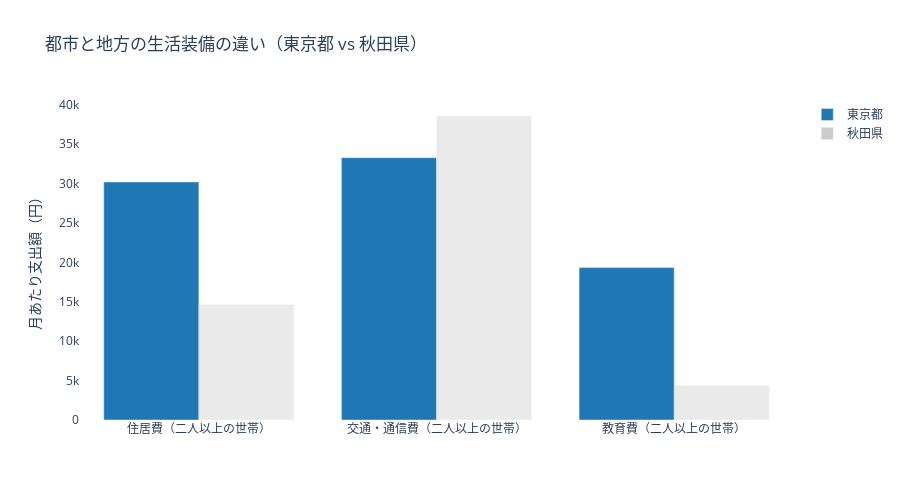

Write notebook code for a chart like this one.
### Code cell
import pandas as pd
import plotly.express as px

# =====================
# 設定
# =====================
CSV_PATH = "SSDSE-B-2025.csv"
TARGET_YEAR = 2020

COLOR_URBAN = "#1f77b4"   # 都市（主役）
COLOR_RURAL = "#cccccc" # 地方（比較）


# =====================
# データ読み込み
# =====================
df = pd.read_csv(CSV_PATH)
df_year = df[df["年度"] == TARGET_YEAR].copy()

focus_cols = [
    "住居費（二人以上の世帯）",
    "交通・通信費（二人以上の世帯）",
    "教育費（二人以上の世帯）",
]

df_pref = (
    df_year.groupby("都道府県", as_index=False)[focus_cols]
           .mean()
)

# 比較する2地域
pref_urban = "東京都"
pref_rural = "秋田県"

df_sel = df_pref[df_pref["都道府県"].isin([pref_urban, pref_rural])]

df_long = df_sel.melt(
    id_vars="都道府県",
    value_vars=focus_cols,
    var_name="カテゴリ",
    value_name="支出額"
)

# =====================
# 可視化
# =====================
fig = px.bar(
    df_long,
    x="カテゴリ",
    y="支出額",
    color="都道府県",
    barmode="group",
    color_discrete_map={
        pref_urban: COLOR_URBAN,
        pref_rural: COLOR_RURAL
    },
    title="都市と地方の生活装備の違い（東京都 vs 秋田県）"
)

# 不要な情報を抑える
fig.update_traces(
    selector=dict(name=pref_rural),
    marker=dict(opacity=0.4)
)

fig.update_layout(
    yaxis_title="月あたり支出額（円）",
    xaxis_title="",
    legend_title="",
    width=900,
    height=500,
    plot_bgcolor="white",
)

fig.show()

# =====================
# HTML 出力
# =====================
fig.write_html(
    "panel6_tokyo_vs_akita.html",
    include_plotlyjs="cdn"
)

### Figure 1 — Plotly figure (JSON) as saved in the notebook; plotly's stock layout.template omitted (floating-point values rounded to 4 significant figures)
{"data": [{"alignmentgroup": "True", "hovertemplate": "都道府県=東京都<br>カテゴリ=%{x}<br>支出額=%{y}<extra></extra>", "legendgroup": "東京都", "marker": {"color": "#1f77b4", "pattern": {"shape": ""}}, "name": "東京都", "offsetgroup": "東京都", "orientation": "v", "showlegend": true, "textposition": "auto", "type": "bar", "x": ["住居費（二人以上の世帯）", "交通・通信費（二人以上の世帯）", "教育費（二人以上の世帯）"], "xaxis": "x", "y": [30206, 33290, 19338], "yaxis": "y"}, {"alignmentgroup": "True", "hovertemplate": "都道府県=秋田県<br>カテゴリ=%{x}<br>支出額=%{y}<extra></extra>", "legendgroup": "秋田県", "marker": {"color": "#cccccc", "opacity": 0.4, "pattern": {"shape": ""}}, "name": "秋田県", "offsetgroup": "秋田県", "orientation": "v", "showlegend": true, "textposition": "auto", "type": "bar", "x": ["住居費（二人以上の世帯）", "交通・通信費（二人以上の世帯）", "教育費（二人以上の世帯）"], "xaxis": "x", "y": [14661, 38578, 4394], "yaxis": "y"}], "layout": {"barmode": "group", "height": 500, "legend": {"title": {"text": ""}, "tracegroupgap": 0}, "plot_bgcolor": "white", "title": {"text": "都市と地方の生活装備の違い（東京都 vs 秋田県）"}, "width": 900, "xaxis": {"anchor": "y", "domain": [0, 1], "title": {"text": ""}}, "yaxis": {"anchor": "x", "domain": [0, 1], "title": {"text": "月あたり支出額（円）"}}}}
